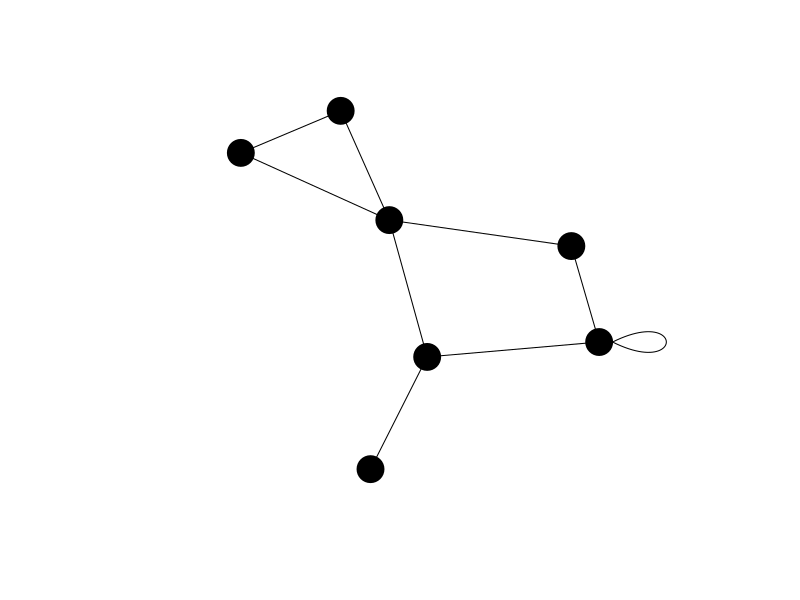

Source code (R):
## ---- chunk 1
knitr::opts_chunk$set(echo = FALSE)
require(visNetwork)
require(readxl)
require(igraph)
nodes <- as.data.frame(read_excel(path = "data.xlsx",sheet = "Nodes"))
edges <- as.data.frame(read_excel(path = "data.xlsx",sheet = "Edges"))
graph <- graph_from_data_frame(d = edges,directed = FALSE,vertices = nodes)
## ---- chunk 2
plot(graph,vertex.label=NA,vertex.color="black",edge.color="black")
